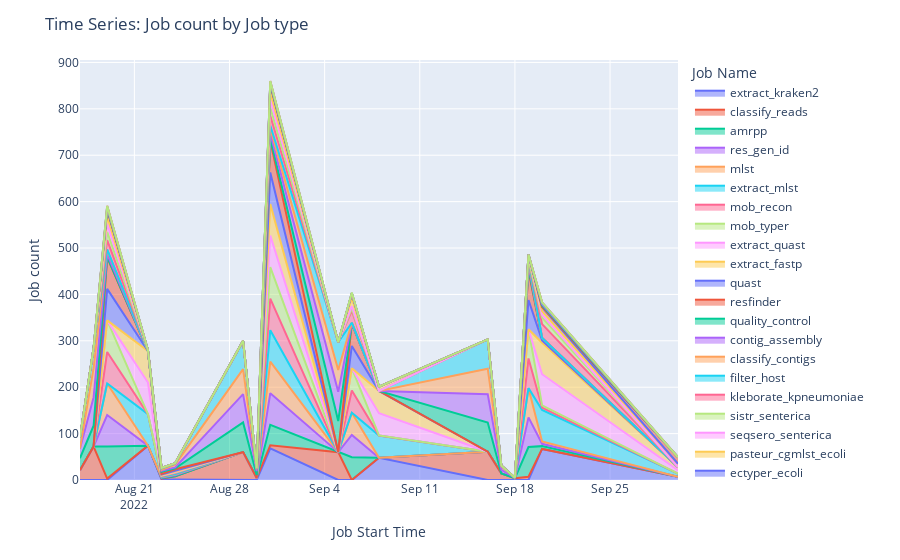

Notebook code for this chart:
### Code cell
df_1 = df[['start_time', 'job_name']]
df_1.loc[:,'start_time'] = df_1['start_time'].dt.strftime('%Y-%m-%d')
s_1 = pd.DataFrame(df_1.value_counts(["start_time", "job_name"]))
s_1.reset_index(inplace=True)
s_1.columns = ["start_time", "job_name", "counts"]


fig = px.area(s_1, x='start_time', y="counts", color='job_name')

fig.update_layout(
    title='Time Series: Job count by Job type',
    xaxis_title="Job Start Time",
    yaxis_title="Job count",
    legend_title="Job Name",
)

plotly.offline.iplot(fig)

### Figure 1 — Plotly figure (JSON) as saved in the notebook; plotly's stock layout.template omitted (floating-point values rounded to 4 significant figures)
{"data": [{"fillpattern": {"shape": ""}, "hovertemplate": "job_name=extract_kraken2<br>start_time=%{x}<br>counts=%{y}<extra></extra>", "legendgroup": "extract_kraken2", "line": {"color": "#636efa"}, "marker": {"symbol": "circle"}, "mode": "lines", "name": "extract_kraken2", "orientation": "v", "showlegend": true, "stackgroup": "1", "type": "scatter", "x": ["2022-08-22", "2022-08-31", "2022-09-20", "2022-09-08", "2022-09-30", "2022-08-24", "2022-08-23"], "xaxis": "x", "y": [74, 68, 67, 48, 7, 1, 1], "yaxis": "y"}, {"fillpattern": {"shape": ""}, "hovertemplate": "job_name=classify_reads<br>start_time=%{x}<br>counts=%{y}<extra></extra>", "legendgroup": "classify_reads", "line": {"color": "#EF553B"}, "marker": {"symbol": "circle"}, "mode": "lines", "name": "classify_reads", "orientation": "v", "showlegend": true, "stackgroup": "1", "type": "scatter", "x": ["2022-08-18", "2022-09-16", "2022-08-29", "2022-09-05", "2022-08-17", "2022-09-17", "2022-09-19", "2022-08-24", "2022-08-31", "2022-08-30", "2022-09-18", "2022-08-19", "2022-08-23"], "xaxis": "x", "y": [72, 61, 60, 60, 21, 14, 7, 7, 7, 4, 4, 3, 2], "yaxis": "y"}, {"fillpattern": {"shape": ""}, "hovertemplate": "job_name=amrpp<br>start_time=%{x}<br>counts=%{y}<extra></extra>", "legendgroup": "amrpp", "line": {"color": "#00cc96"}, "marker": {"symbol": "circle"}, "mode": "lines", "name": "amrpp", "orientation": "v", "showlegend": true, "stackgroup": "1", "type": "scatter", "x": ["2022-08-19", "2022-09-19", "2022-09-06", "2022-08-31", "2022-09-20", "2022-08-23"], "xaxis": "x", "y": [69, 64, 49, 44, 6, 1], "yaxis": "y"}, {"fillpattern": {"shape": ""}, "hovertemplate": "job_name=res_gen_id<br>start_time=%{x}<br>counts=%{y}<extra></extra>", "legendgroup": "res_gen_id", "line": {"color": "#ab63fa"}, "marker": {"symbol": "circle"}, "mode": "lines", "name": "res_gen_id", "orientation": "v", "showlegend": true, "stackgroup": "1", "type": "scatter", "x": ["2022-08-19", "2022-08-31", "2022-09-19", "2022-09-06", "2022-09-20", "2022-08-24", "2022-08-23"], "xaxis": "x", "y": [68, 68, 64, 48, 5, 2, 1], "yaxis": "y"}, {"fillpattern": {"shape": ""}, "hovertemplate": "job_name=mlst<br>start_time=%{x}<br>counts=%{y}<extra></extra>", "legendgroup": "mlst", "line": {"color": "#FFA15A"}, "marker": {"symbol": "circle"}, "mode": "lines", "name": "mlst", "orientation": "v", "showlegend": true, "stackgroup": "1", "type": "scatter", "x": ["2022-08-19", "2022-08-31", "2022-09-19", "2022-09-06", "2022-09-20", "2022-08-24", "2022-08-23"], "xaxis": "x", "y": [68, 68, 63, 48, 5, 2, 1], "yaxis": "y"}, {"fillpattern": {"shape": ""}, "hovertemplate": "job_name=extract_mlst<br>start_time=%{x}<br>counts=%{y}<extra></extra>", "legendgroup": "extract_mlst", "line": {"color": "#19d3f3"}, "marker": {"symbol": "circle"}, "mode": "lines", "name": "extract_mlst", "orientation": "v", "showlegend": true, "stackgroup": "1", "type": "scatter", "x": ["2022-08-31", "2022-08-22", "2022-09-20", "2022-09-08", "2022-09-30", "2022-08-24", "2022-08-23"], "xaxis": "x", "y": [68, 68, 68, 48, 7, 1, 1], "yaxis": "y"}, {"fillpattern": {"shape": ""}, "hovertemplate": "job_name=mob_recon<br>start_time=%{x}<br>counts=%{y}<extra></extra>", "legendgroup": "mob_recon", "line": {"color": "#FF6692"}, "marker": {"symbol": "circle"}, "mode": "lines", "name": "mob_recon", "orientation": "v", "showlegend": true, "stackgroup": "1", "type": "scatter", "x": ["2022-08-31", "2022-08-19", "2022-09-19", "2022-09-06", "2022-09-20", "2022-08-24", "2022-08-23"], "xaxis": "x", "y": [68, 68, 64, 48, 5, 2, 1], "yaxis": "y"}, {"fillpattern": {"shape": ""}, "hovertemplate": "job_name=mob_typer<br>start_time=%{x}<br>counts=%{y}<extra></extra>", "legendgroup": "mob_typer", "line": {"color": "#B6E880"}, "marker": {"symbol": "circle"}, "mode": "lines", "name": "mob_typer", "orientation": "v", "showlegend": true, "stackgroup": "1", "type": "scatter", "x": ["2022-08-31", "2022-08-19", "2022-09-19", "2022-09-06", "2022-09-20", "2022-08-24", "2022-08-23"], "xaxis": "x", "y": [68, 68, 63, 48, 5, 1, 1], "yaxis": "y"}, {"fillpattern": {"shape": ""}, "hovertemplate": "job_name=extract_quast<br>start_time=%{x}<br>counts=%{y}<extra></extra>", "legendgroup": "extract_quast", "line": {"color": "#FF97FF"}, "marker": {"symbol": "circle"}, "mode": "lines", "name": "extract_quast", "orientation": "v", "showlegend": true, "stackgroup": "1", "type": "scatter", "x": ["2022-08-22", "2022-08-31", "2022-09-20", "2022-09-08", "2022-09-30", "2022-08-24", "2022-08-23"], "xaxis": "x", "y": [68, 68, 67, 48, 7, 1, 1], "yaxis": "y"}, {"fillpattern": {"shape": ""}, "hovertemplate": "job_name=extract_fastp<br>start_time=%{x}<br>counts=%{y}<extra></extra>", "legendgroup": "extract_fastp", "line": {"color": "#FECB52"}, "marker": {"symbol": "circle"}, "mode": "lines", "name": "extract_fastp", "orientation": "v", "showlegend": true, "stackgroup": "1", "type": "scatter", "x": ["2022-08-22", "2022-09-20", "2022-08-31", "2022-09-08", "2022-09-30", "2022-08-24", "2022-08-23"], "xaxis": "x", "y": [68, 68, 68, 48, 7, 1, 1], "yaxis": "y"}, {"fillpattern": {"shape": ""}, "hovertemplate": "job_name=quast<br>start_time=%{x}<br>counts=%{y}<extra></extra>", "legendgroup": "quast", "line": {"color": "#636efa"}, "marker": {"symbol": "circle"}, "mode": "lines", "name": "quast", "orientation": "v", "showlegend": true, "stackgroup": "1", "type": "scatter", "x": ["2022-08-31", "2022-08-19", "2022-09-19", "2022-09-06", "2022-09-20", "2022-08-24", "2022-08-23"], "xaxis": "x", "y": [68, 68, 63, 48, 5, 2, 1], "yaxis": "y"}, {"fillpattern": {"shape": ""}, "hovertemplate": "job_name=resfinder<br>start_time=%{x}<br>counts=%{y}<extra></extra>", "legendgroup": "resfinder", "line": {"color": "#EF553B"}, "marker": {"symbol": "circle"}, "mode": "lines", "name": "resfinder", "orientation": "v", "showlegend": true, "stackgroup": "1", "type": "scatter", "x": ["2022-08-19", "2022-08-31", "2022-09-19", "2022-09-06", "2022-09-20", "2022-08-24", "2022-08-23"], "xaxis": "x", "y": [68, 68, 63, 48, 5, 3, 1], "yaxis": "y"}, {"fillpattern": {"shape": ""}, "hovertemplate": "job_name=quality_control<br>start_time=%{x}<br>counts=%{y}<extra></extra>", "legendgroup": "quality_control", "line": {"color": "#00cc96"}, "marker": {"symbol": "circle"}, "mode": "lines", "name": "quality_control", "orientation": "v", "showlegend": true, "stackgroup": "1", "type": "scatter", "x": ["2022-09-05", "2022-08-29", "2022-09-16", "2022-08-18", "2022-08-17", "2022-08-30", "2022-09-19", "2022-08-31", "2022-08-23", "2022-08-24", "2022-08-19"], "xaxis": "x", "y": [67, 64, 63, 45, 26, 7, 5, 5, 5, 2, 1], "yaxis": "y"}, {"fillpattern": {"shape": ""}, "hovertemplate": "job_name=contig_assembly<br>start_time=%{x}<br>counts=%{y}<extra></extra>", "legendgroup": "contig_assembly", "line": {"color": "#ab63fa"}, "marker": {"symbol": "circle"}, "mode": "lines", "name": "contig_assembly", "orientation": "v", "showlegend": true, "stackgroup": "1", "type": "scatter", "x": ["2022-09-05", "2022-09-16", "2022-08-18", "2022-08-29", "2022-08-17", "2022-08-31", "2022-09-17", "2022-08-30", "2022-09-19", "2022-08-19", "2022-08-24", "2022-08-23", "2022-09-18", "2022-09-06"], "xaxis": "x", "y": [63, 61, 61, 61, 21, 11, 8, 8, 7, 6, 2, 2, 1, 1], "yaxis": "y"}, {"fillpattern": {"shape": ""}, "hovertemplate": "job_name=classify_contigs<br>start_time=%{x}<br>counts=%{y}<extra></extra>", "legendgroup": "classify_contigs", "line": {"color": "#FFA15A"}, "marker": {"symbol": "circle"}, "mode": "lines", "name": "classify_contigs", "orientation": "v", "showlegend": true, "stackgroup": "1", "type": "scatter", "x": ["2022-08-18", "2022-09-16", "2022-08-29", "2022-09-05", "2022-08-31", "2022-08-19", "2022-09-19", "2022-09-17", "2022-08-24", "2022-08-30", "2022-08-23", "2022-09-06"], "xaxis": "x", "y": [63, 55, 54, 47, 11, 9, 7, 7, 6, 4, 2, 1], "yaxis": "y"}, {"fillpattern": {"shape": ""}, "hovertemplate": "job_name=filter_host<br>start_time=%{x}<br>counts=%{y}<extra></extra>", "legendgroup": "filter_host", "line": {"color": "#19d3f3"}, "marker": {"symbol": "circle"}, "mode": "lines", "name": "filter_host", "orientation": "v", "showlegend": true, "stackgroup": "1", "type": "scatter", "x": ["2022-09-16", "2022-08-29", "2022-09-05", "2022-08-18", "2022-08-17", "2022-08-31", "2022-09-19", "2022-08-23", "2022-08-24", "2022-08-30", "2022-09-17", "2022-08-19"], "xaxis": "x", "y": [63, 61, 60, 43, 24, 6, 5, 3, 2, 2, 2, 1], "yaxis": "y"}, {"fillpattern": {"shape": ""}, "hovertemplate": "job_name=kleborate_kpneumoniae<br>start_time=%{x}<br>counts=%{y}<extra></extra>", "legendgroup": "kleborate_kpneumoniae", "line": {"color": "#FF6692"}, "marker": {"symbol": "circle"}, "mode": "lines", "name": "kleborate_kpneumoniae", "orientation": "v", "showlegend": true, "stackgroup": "1", "type": "scatter", "x": ["2022-09-20", "2022-09-06", "2022-08-31", "2022-08-19", "2022-08-22", "2022-08-24", "2022-08-23"], "xaxis": "x", "y": [30, 26, 21, 20, 2, 1, 1], "yaxis": "y"}, {"fillpattern": {"shape": ""}, "hovertemplate": "job_name=sistr_senterica<br>start_time=%{x}<br>counts=%{y}<extra></extra>", "legendgroup": "sistr_senterica", "line": {"color": "#B6E880"}, "marker": {"symbol": "circle"}, "mode": "lines", "name": "sistr_senterica", "orientation": "v", "showlegend": true, "stackgroup": "1", "type": "scatter", "x": ["2022-08-19", "2022-08-31", "2022-09-20", "2022-09-06"], "xaxis": "x", "y": [18, 18, 14, 5], "yaxis": "y"}, {"fillpattern": {"shape": ""}, "hovertemplate": "job_name=seqsero_senterica<br>start_time=%{x}<br>counts=%{y}<extra></extra>", "legendgroup": "seqsero_senterica", "line": {"color": "#FF97FF"}, "marker": {"symbol": "circle"}, "mode": "lines", "name": "seqsero_senterica", "orientation": "v", "showlegend": true, "stackgroup": "1", "type": "scatter", "x": ["2022-08-19", "2022-08-31", "2022-09-19", "2022-09-20", "2022-09-06"], "xaxis": "x", "y": [18, 17, 10, 6, 5], "yaxis": "y"}, {"fillpattern": {"shape": ""}, "hovertemplate": "job_name=pasteur_cgmlst_ecoli<br>start_time=%{x}<br>counts=%{y}<extra></extra>", "legendgroup": "pasteur_cgmlst_ecoli", "line": {"color": "#FECB52"}, "marker": {"symbol": "circle"}, "mode": "lines", "name": "pasteur_cgmlst_ecoli", "orientation": "v", "showlegend": true, "stackgroup": "1", "type": "scatter", "x": ["2022-09-06", "2022-08-31", "2022-08-19", "2022-09-08", "2022-09-20", "2022-09-30", "2022-09-19"], "xaxis": "x", "y": [18, 16, 15, 9, 8, 7, 1], "yaxis": "y"}, {"fillpattern": {"shape": ""}, "hovertemplate": "job_name=ectyper_ecoli<br>start_time=%{x}<br>counts=%{y}<extra></extra>", "legendgroup": "ectyper_ecoli", "line": {"color": "#636efa"}, "marker": {"symbol": "circle"}, "mode": "lines", "name": "ectyper_ecoli", "orientation": "v", "showlegend": true, "stackgroup": "1", "type": "scatter", "x": ["2022-08-31", "2022-08-19", "2022-09-20", "2022-09-06"], "xaxis": "x", "y": [16, 15, 9, 9], "yaxis": "y"}, {"fillpattern": {"shape": ""}, "hovertemplate": "job_name=stecfinder_ecoli<br>start_time=%{x}<br>counts=%{y}<extra></extra>", "legendgroup": "stecfinder_ecoli", "line": {"color": "#EF553B"}, "marker": {"symbol": "circle"}, "mode": "lines", "name": "stecfinder_ecoli", "orientation": "v", "showlegend": true, "stackgroup": "1", "type": "scatter", "x": ["2022-09-30"], "xaxis": "x", "y": [14], "yaxis": "y"}, {"fillpattern": {"shape": ""}, "hovertemplate": "job_name=sccmec_saureus<br>start_time=%{x}<br>counts=%{y}<extra></extra>", "legendgroup": "sccmec_saureus", "line": {"color": "#00cc96"}, "marker": {"symbol": "circle"}, "mode": "lines", "name": "sccmec_saureus", "orientation": "v", "showlegend": true, "stackgroup": "1", "type": "scatter", "x": ["2022-09-20", "2022-08-31", "2022-08-19"], "xaxis": "x", "y": [3, 2, 2], "yaxis": "y"}, {"fillpattern": {"shape": ""}, "hovertemplate": "job_name=agrvate_saureus<br>start_time=%{x}<br>counts=%{y}<extra></extra>", "legendgroup": "agrvate_saureus", "line": {"color": "#ab63fa"}, "marker": {"symbol": "circle"}, "mode": "lines", "name": "agrvate_saureus", "orientation": "v", "showlegend": true, "stackgroup": "1", "type": "scatter", "x": ["2022-09-20", "2022-08-19", "2022-08-31"], "xaxis": "x", "y": [3, 2, 2], "yaxis": "y"}, {"fillpattern": {"shape": ""}, "hovertemplate": "job_name=spatyper_saureus<br>start_time=%{x}<br>counts=%{y}<extra></extra>", "legendgroup": "spatyper_saureus", "line": {"color": "#FFA15A"}, "marker": {"symbol": "circle"}, "mode": "lines", "name": "spatyper_saureus", "orientation": "v", "showlegend": true, "stackgroup": "1", "type": "scatter", "x": ["2022-09-20", "2022-08-31", "2022-08-19"], "xaxis": "x", "y": [3, 2, 2], "yaxis": "y"}, {"fillpattern": {"shape": ""}, "hovertemplate": "job_name=hicap_hinfluenzae<br>start_time=%{x}<br>counts=%{y}<extra></extra>", "legendgroup": "hicap_hinfluenzae", "line": {"color": "#19d3f3"}, "marker": {"symbol": "circle"}, "mode": "lines", "name": "hicap_hinfluenzae", "orientation": "v", "showlegend": true, "stackgroup": "1", "type": "scatter", "x": ["2022-08-31", "2022-09-06", "2022-08-19"], "xaxis": "x", "y": [1, 1, 1], "yaxis": "y"}, {"fillpattern": {"shape": ""}, "hovertemplate": "job_name=seroba_spneumoniae<br>start_time=%{x}<br>counts=%{y}<extra></extra>", "legendgroup": "seroba_spneumoniae", "line": {"color": "#FF6692"}, "marker": {"symbol": "circle"}, "mode": "lines", "name": "seroba_spneumoniae", "orientation": "v", "showlegend": true, "stackgroup": "1", "type": "scatter", "x": ["2022-09-20", "2022-08-31", "2022-08-19"], "xaxis": "x", "y": [1, 1, 1], "yaxis": "y"}, {"fillpattern": {"shape": ""}, "hovertemplate": "job_name=meningotype_nmeningitidis<br>start_time=%{x}<br>counts=%{y}<extra></extra>", "legendgroup": "meningotype_nmeningitidis", "line": {"color": "#B6E880"}, "marker": {"symbol": "circle"}, "mode": "lines", "name": "meningotype_nmeningitidis", "orientation": "v", "showlegend": true, "stackgroup": "1", "type": "scatter", "x": ["2022-09-06"], "xaxis": "x", "y": [1], "yaxis": "y"}], "layout": {"legend": {"title": {"text": "Job Name"}, "tracegroupgap": 0}, "margin": {"t": 60}, "title": {"text": "Time Series: Job count by Job type"}, "xaxis": {"anchor": "y", "domain": [0, 1], "title": {"text": "Job Start Time"}}, "yaxis": {"anchor": "x", "domain": [0, 1], "title": {"text": "Job count"}}}}
